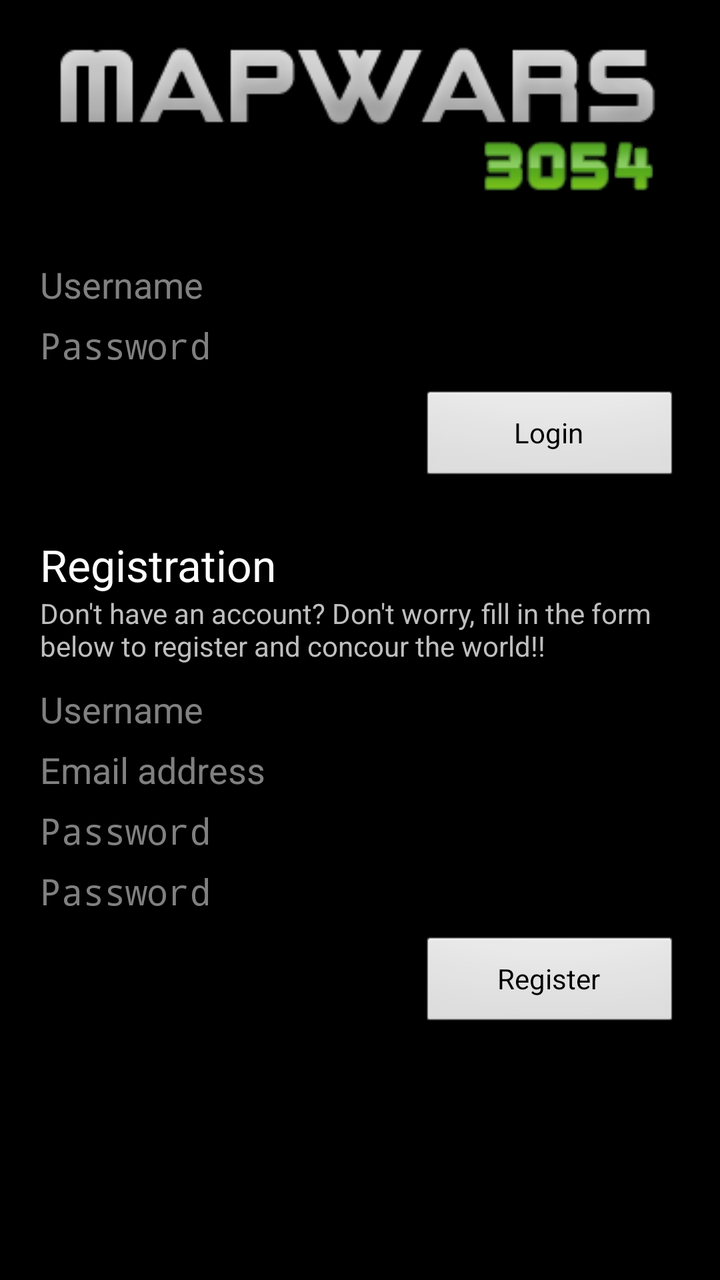
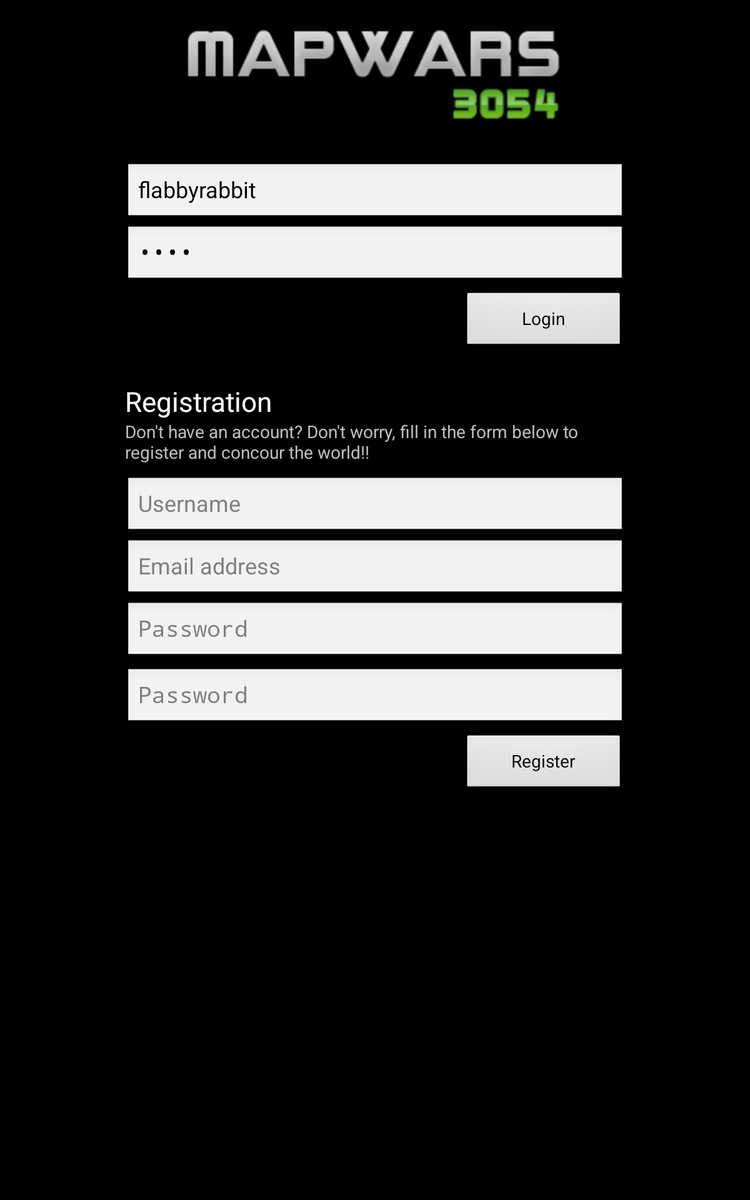

The same Android screen from two of the app's own layout files: first res/layout/ as a phone draws it, then the repository's variant for another configuration, drawn on a device whose configuration selects that folder. Both files follow.
<!-- AndroidManifest.xml: application theme android:Theme.NoTitleBar -->
<!-- res/layout/home_screen.xml -->
<RelativeLayout xmlns:android="http://schemas.android.com/apk/res/android"
    xmlns:tools="http://schemas.android.com/tools"
    android:layout_width="fill_parent"
    android:layout_height="fill_parent"
    android:orientation="vertical"
    android:scrollbarAlwaysDrawVerticalTrack="false" >

    <ScrollView
        android:id="@+id/scrollView1"
        android:layout_width="fill_parent"
        android:layout_height="fill_parent"
        android:scrollbars="vertical|none" >

        <LinearLayout
            android:layout_width="fill_parent"
            android:layout_height="wrap_content"
            android:layout_gravity="center_horizontal"
            android:background="@drawable/mainrepeat"
            android:orientation="vertical"
            android:padding="20dp" >

            <ImageView
                android:id="@+id/imageView1"
                android:layout_width="wrap_content"
                android:layout_height="wrap_content"
                android:layout_gravity="center_horizontal"
                android:layout_marginBottom="30dp"
                android:src="@drawable/logo" />

            

            <EditText
                android:id="@+id/login_user"
                style="@style/DefaultInput"
                android:hint="@string/username" />

            <EditText
                android:id="@+id/login_pass"
                style="@style/DefaultInput"
                android:layout_marginBottom="10dp"
                android:hint="@string/password"
                android:inputType="textPassword" />

            <Button
                android:id="@+id/login_button"
                android:layout_width="130dp"
                android:layout_height="wrap_content"
                android:layout_gravity="right"
                android:layout_marginBottom="25dp"
                android:text="@string/home_login_button" />

            <TextView
                android:id="@+id/textView1"
                android:layout_width="wrap_content"
                android:layout_height="wrap_content"
                android:text="@string/home_register_title"
                android:textAppearance="?android:attr/textAppearanceLarge" />

            <TextView
                android:id="@+id/textView2"
                android:layout_width="wrap_content"
                android:layout_height="wrap_content"
                android:layout_marginBottom="10dp"
                android:text="@string/home_register_info" />

            <EditText
                android:id="@+id/reg_username"
                style="@style/DefaultInput"
                android:hint="@string/username" />

            <EditText
                android:id="@+id/reg_email"
                style="@style/DefaultInput"
                android:hint="@string/email" />

            <EditText
                android:id="@+id/reg_pass"
                style="@style/DefaultInput"
                android:hint="@string/password"
                android:inputType="textPassword" />

            <EditText
                android:id="@+id/reg_pass_2"
                style="@style/DefaultInput"
                android:layout_marginBottom="10dp"
                android:hint="@string/password"
                android:inputType="textPassword" />

            <Button
                android:id="@+id/reg_button"
                android:layout_width="130dp"
                android:layout_height="wrap_content"
                android:layout_gravity="right"
                android:layout_marginBottom="20dp"
                android:text="@string/home_register_button" />
        </LinearLayout>
    </ScrollView>

</RelativeLayout>
<!-- resources referenced by this layout -->
<resources>
  <!-- drawable logo: png bitmap (drawable, 47146 bytes) -->
  <!-- drawable mainrepeat (drawable) -->
  <?xml version="1.0" encoding="utf-8"?>
  <bitmap
  xmlns:android="http://schemas.android.com/apk/res/android"
  android:src="@drawable/bo_play_pattern"
  android:tileMode="repeat"
  android:dither="true" />
  <string name="email">Email address</string>
  <string name="home_login_button">Login</string>
  <string name="home_register_button">Register</string>
  <string name="home_register_info">Don\'t have an account? Don\'t worry, fill in the form below to register and concour the world!!</string>
  <string name="home_register_title">Registration</string>
  <string name="password">Password</string>
  <string name="username">Username</string>
  <style name="DefaultInput">
          <item name="android:layout_width">fill_parent</item>
          <item name="android:layout_height">wrap_content</item>
          <item name="android:background">@drawable/input_background</item>
          <item name="android:ems">10</item>
          <item name="android:layout_marginBottom">6dp</item>
      </style>
  <!-- drawable input_background (drawable) -->
  <?xml version="1.0" encoding="utf-8"?>
  <selector xmlns:android="http://schemas.android.com/apk/res/android">
      
      <item android:drawable="@drawable/input_green"
            android:state_focused="true"/>
      
      <item android:drawable="@drawable/input_default" />
  </selector>
  <!-- drawable input_default: png bitmap (drawable, 284 bytes) -->
</resources>
<!-- res/layout-sw600dp/home_screen.xml (the repository's variant of the layout above) -->
<!-- drawn on a 7-inch tablet held upright -->
<RelativeLayout xmlns:android="http://schemas.android.com/apk/res/android"
    xmlns:tools="http://schemas.android.com/tools"
    android:layout_width="fill_parent"
    android:layout_height="fill_parent"
    android:background="@drawable/mainrepeat"
    android:scrollbarAlwaysDrawVerticalTrack="false" >

    <ScrollView
        android:id="@+id/scrollView1"
        android:layout_width="fill_parent"
        android:layout_height="fill_parent"
        android:layout_gravity="center_horizontal"
        android:scrollbars="vertical|none" >

        <LinearLayout
            android:layout_width="400dp"
            android:layout_height="wrap_content"
            android:layout_gravity="center_horizontal"
            android:layout_margin="20dp"
            android:orientation="vertical" >

            <ImageView
                android:id="@+id/imageView1"
                android:layout_width="wrap_content"
                android:layout_height="wrap_content"
                android:layout_gravity="center_horizontal"
                android:layout_marginBottom="30dp"
                android:src="@drawable/logo" />

            <EditText
                android:id="@+id/login_user"
                android:layout_width="fill_parent"
                android:layout_height="wrap_content"
                android:layout_marginBottom="2dp"
                android:ems="10"
                android:hint="Username"
                android:text="flabbyrabbit" >
            </EditText>

            <EditText
                android:id="@+id/login_pass"
                android:layout_width="fill_parent"
                android:layout_height="wrap_content"
                android:layout_marginBottom="5dp"
                android:ems="10"
                android:hint="Password"
                android:inputType="textPassword"
                android:text="pass" />

            <Button
                android:id="@+id/login_button"
                android:layout_width="130dp"
                android:layout_height="wrap_content"
                android:layout_gravity="right"
                android:layout_marginBottom="25dp"
                android:text="Login" />

            <TextView
                android:id="@+id/textView1"
                android:layout_width="wrap_content"
                android:layout_height="wrap_content"
                android:text="Registration"
                android:textAppearance="?android:attr/textAppearanceLarge" />

            <TextView
                android:id="@+id/textView2"
                android:layout_width="wrap_content"
                android:layout_height="wrap_content"
                android:layout_marginBottom="10dp"
                android:text="Don&apos;t have an account? Don&apos;t worry, fill in the form below to register and concour the world!!" />

            <EditText
                android:id="@+id/reg_username"
                android:layout_width="fill_parent"
                android:layout_height="wrap_content"
                android:layout_marginBottom="2dp"
                android:ems="10"
                android:hint="Username" />

            <EditText
                android:id="@+id/reg_email"
                android:layout_width="fill_parent"
                android:layout_height="wrap_content"
                android:layout_marginBottom="2dp"
                android:ems="10"
                android:hint="Email address" />

            <EditText
                android:id="@+id/reg_pass"
                android:layout_width="fill_parent"
                android:layout_height="wrap_content"
                android:layout_marginBottom="5dp"
                android:ems="10"
                android:hint="Password"
                android:inputType="textPassword" />

            <EditText
                android:id="@+id/reg_pass_2"
                android:layout_width="fill_parent"
                android:layout_height="wrap_content"
                android:layout_marginBottom="5dp"
                android:ems="10"
                android:hint="Password"
                android:inputType="textPassword" />

            <Button
                android:id="@+id/reg_button"
                android:layout_width="130dp"
                android:layout_height="wrap_content"
                android:layout_gravity="right"
                android:layout_marginBottom="20dp"
                android:text="Register" />
        </LinearLayout>
    </ScrollView>

</RelativeLayout>
<!-- resources referenced by the variant -->
<!-- as a 7-inch tablet held upright resolves them -->
<resources>
  <!-- drawable logo: png bitmap (drawable, 47146 bytes) -->
  <!-- drawable mainrepeat (drawable) -->
  <?xml version="1.0" encoding="utf-8"?>
  <bitmap
  xmlns:android="http://schemas.android.com/apk/res/android"
  android:src="@drawable/bo_play_pattern"
  android:tileMode="repeat"
  android:dither="true" />
</resources>
